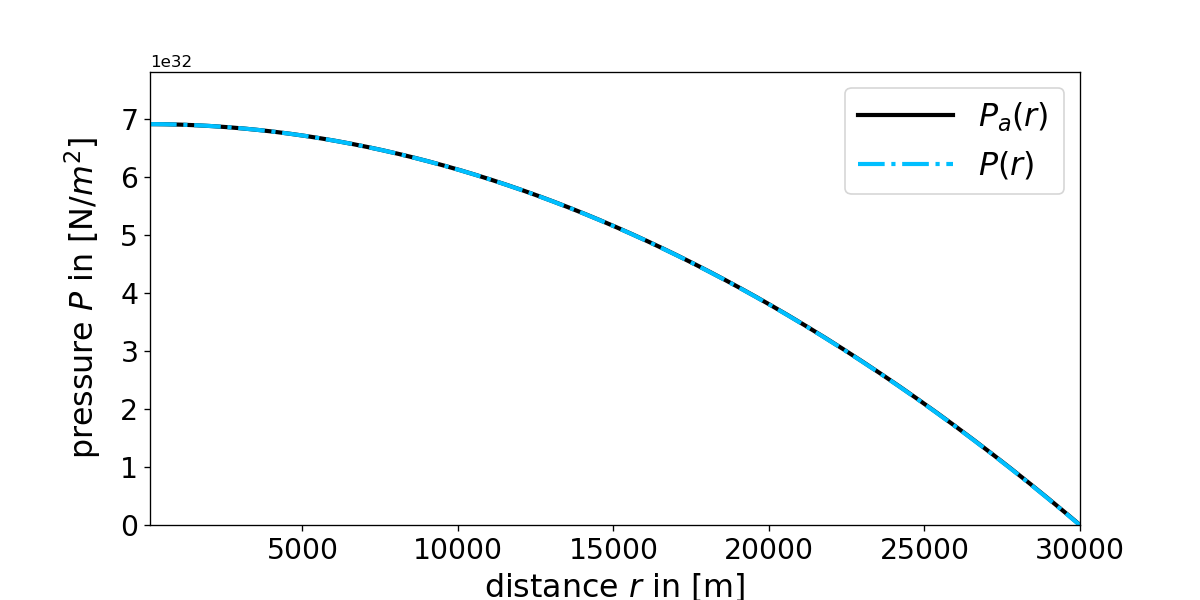

Recreate this plot in Python.
"""The code below was written by @author: https://github.com/DianaNtz and is a fourth order Runge Kutta implementation. 
It solves in particular the Tolman Oppenheimer Volkoff equation (TOV) for a spherical symmetric star with constant density 
and compares it with its analytical solution."""
import numpy as np
import matplotlib.pyplot as plt
dr=100 #in m
R=30000 #star radius in m
Rfinal=R
r0=dr
steps=int(-(r0-Rfinal)/dr)
c=299792458 #speed of light in m/s
rho0=6*10**16 #central density of the star in kg/m^3
G=6.67259*10**-11 #gravitational constant in m^3/(kg s^2)
rs=2*G/c**2*(4*np.pi/3*rho0*R**3) #schwarzschild radius
P0=rho0*c**2*(1-np.sqrt(1-rs/R))/(3*np.sqrt(1-rs/R)-1) #central pressure 
def rho(r,rho0,P):
    if(r<=R):
        rho=rho0
    else:
        rho=0
    return rho    
def Mass(r,rho0,Parr):
    n=int((r-r0)/dr)
    rint=np.linspace(r0,r,n) 
    M=0
    for i in range(0,n):
        M=4*np.pi*rint[i]**2*rho(rint[i],rho0,Parr[i])*dr+M 
    return M
def f(r,P,Parr):
    TOV=-G*(Mass(r,rho0,Parr)+4*np.pi*r**3*P/c**2)/(r**2*(1-2*G*Mass(r,rho0,Parr)/(r*c**2)))*(rho(r,rho0,P)+P/c**2)
    return TOV
P=np.empty(steps+1, dtype='double')
r=np.empty(steps+1, dtype='double')
Pn=P0
rn=r0
#Runge Kutta fourth
for i in range(0,steps+1):
    r[i]=rn
    P[i]=Pn
    k1=dr*f(rn,Pn,P)
    k2=dr*f(rn+0.5*dr,Pn+0.5*k1,P)
    k3=dr*f(rn+0.5*dr,Pn+0.5*k2,P)
    k4=dr*f(rn+dr,Pn+k3,P)
    rn=rn+dr
    Pn=Pn+k2*(2/6)+k1*(1/6)+k3*(2/6)+k4*(1/6)  
#analytical solution for constant density star
Pa=rho0*c**2*(np.sqrt(1-r**2*rs/R**3)-np.sqrt(1-rs/R))/(3*np.sqrt(1-rs/R)-np.sqrt(1-r**2*rs/R**3))
ax1 = plt.subplots(1, sharex=True, figsize=(10,5))
plt.plot(r,Pa,color='black',linestyle='-',linewidth=2.5,label = "$P_a(r)$ ")          
plt.plot(r,P,color='deepskyblue',linestyle='-.',linewidth=2.5,label="$P(r)$ ")
plt.xlabel("distance $r$ in [m]",fontsize=19) 
plt.ylabel(r'pressure $P$ in [N/$m^2$]',fontsize=19,labelpad=10)
plt.xlim([r0,Rfinal])
plt.ylim([0,P0+P0*0.13])  
plt.xticks(fontsize= 17)
plt.yticks(fontsize= 17)
plt.legend(loc=1,fontsize=19,handlelength=3) 
plt.savefig("TOV.png",dpi=120)
plt.show()